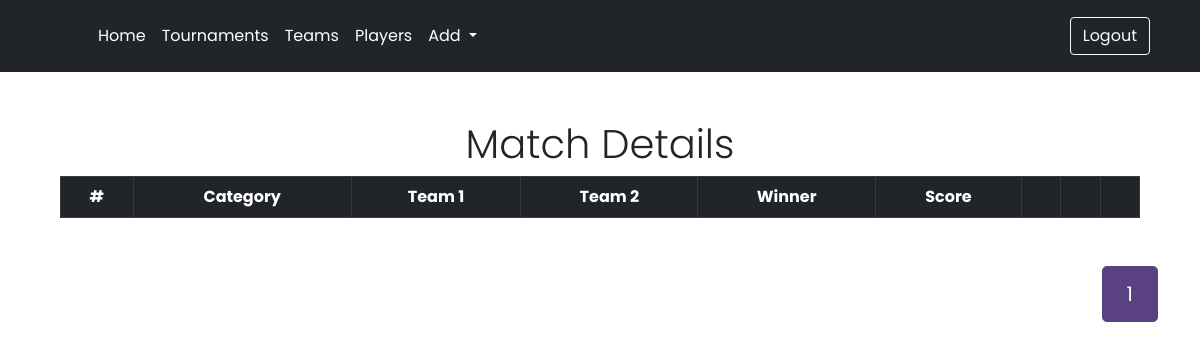
Page /match/details/1 (signed in) on the earlier database version.
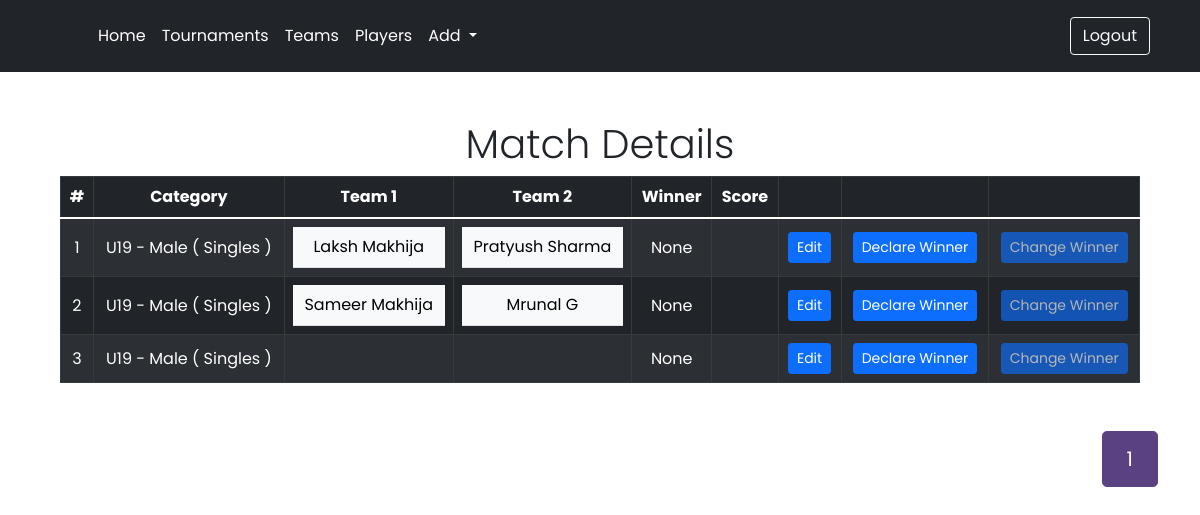
Same page on the later database version.
### TournamentTracker/models.py (models this page shows, shortened)
class Match(models.Model):
    contestants = (('Team1', 'Team1'), ('Team2', 'Team2'))
    tournament = models.ForeignKey(Tournament, on_delete=models.CASCADE, null=False, blank=False, related_name="tournament_matches")
    category = models.ForeignKey(Category, on_delete=models.CASCADE, null=False, blank=False, related_name="category_matches")
    team1 = models.ForeignKey(Team, on_delete=models.CASCADE, blank = True, null=True, related_name="team1_match")
    team2 = models.ForeignKey(Team, on_delete=models.CASCADE, blank = True, null=True, related_name="team2_match")
    winner = models.ForeignKey(Team, on_delete=models.CASCADE, default="", blank = True, null=True,related_name="match_winner")
    score = models.CharField(max_length=32, default="", null=True, blank=True)
    match_number = models.PositiveSmallIntegerField(null=False, blank=False, default=1)

class Category(models.Model):
    gender_choices = (('Female', 'Female'), ('Male', 'Male'))
    age = models.PositiveIntegerField(default=0, null=False, blank=False)
    gender = models.CharField(max_length=6, default="", choices=gender_choices, null=False, blank=False)
    event = models.ForeignKey(EventType, on_delete=models.CASCADE, blank = True, null=True)
    def __str__(self):
        return "U" + str(self.age) + " - " + self.gender + " ( " + self.event.name + " )"

class EventType(models.Model):
    name = models.CharField(max_length=255, null=False, blank=False, default="")
    image = models.ImageField(null=True, blank=True, default="")
    class Meta:
        	ordering = ('name',)

class Player(models.Model):
    first_name = models.CharField(max_length=100, null=False, blank=False, default="")
    last_name = models.CharField(max_length=100, null=False, blank=False, default="")
    def __str__(self):
        return self.first_name + " " + self.last_name

### TournamentTracker/views.py (the view)
# urls.py: path('match/details/<int:tournament_id>', login_required(views.MatchDetails.as_view()), name="details_match"),
class MatchDetails(generic.ListView):
    model = Match
    template_name = 'Tournament/details.html'
    paginate_by = 20
    extra_context = {
        'inner_template': "Tournament/details/matches.html",
        'title': 'Match',
    }
    def get_queryset(self):
        print(self.kwargs)
        if self.kwargs != {}:
            return Match.objects.filter(tournament = self.kwargs['tournament_id'])
        return Match.objects.all()

### TournamentTracker/templates/Tournament/details.html (shortened to what this page needs)
{% extends "Tournament/layout.html" %} {% block body %}
<div
  class="container-fluid text-center my-5"
  style="padding: 0 5%"
>
  <h1 class="display-6">{{title}} Details</h1>
  <table class="table table-dark table-striped table-bordered">
    {% include inner_template %}
  </table>
</div>
<div class="container-sm">
  <nav aria-label="Page navigation example">
    <ul class="pagination pagination-lg justify-content-end">
      <li class="page-item active">
        <a class="page-link" href="?page={{ page_obj.number }}"
          >{{ page_obj.number }}</a
        >
      </li>
    </ul>
  </nav>
</div>
{% endblock %}

### TournamentTracker/templates/Tournament/details/matches.html
<thead>
  <tr>
    <th scope="col">#</th>
    <th>Category</th>
    <th>Team 1</th>
    <th>Team 2</th>
    <th>Winner</th>
    <th>Score</th>
    <th></th>
    <th></th>
    <th></th>
  </tr>
</thead>
<tbody class="align-middle">
  {% for object in object_list %}
  <tr>
    <td>{{forloop.counter}}</td>
    <td>{{object.category}}</td>
    <td>
      <table class="table mb-0 table-light player-list-table">
        <tbody>
          {% for player in object.team1.players.all %}
          <tr>
            <td class="player-list">{{player}}</td>
          </tr>
          {% endfor %}
        </tbody>
      </table>
    </td>
    <td>
      <table class="table mb-0 table-light player-list-table">
        <tbody>
          {% for player in object.team2.players.all %}
          <tr>
            <td class="player-list">{{player}}</td>
          </tr>
          {% endfor %}
        </tbody>
      </table>
    </td>
    <td>{{object.winner}}</td>
    <td>{{object.score}}</td>
    <td>
      <a
        type="button"
        class="btn btn-primary btn-sm"
        href="{% url 'edit_match' object.id %}"
        >Edit</a
      >
    </td>
    <td>
      {% if object.winner %}
      <button class="btn btn-primary btn-sm" disabled>Declare Winner</button>
      {% else %}
      <a
        type="button"
        class="btn btn-primary btn-sm"
        href="{% url 'declare_match_winner' object.id %}"
        >Declare Winner</a
      >
      {% endif %}
    </td>
    <td>
      {% if object.winner %}
      <a
        type="button"
        class="btn btn-primary btn-sm"
        href="{% url 'edit_match_winner' object.id %}"
        >Change Winner</a
      >
      {% else %}
      <button class="btn btn-primary btn-sm" disabled>Change Winner</button>
      {% endif %}
    </td>
  </tr>
  {% endfor %}
</tbody>

Differences in the rows shown:
added Match: category "U19 - Male ( Singles )", winner "None", shows "Declare Winner", shows "Change Winner"
now on this page (row unchanged): Player: first_name+last_name "Laksh Makhija", shown under "U19 - Male ( Singles )"
now on this page (row unchanged): Player: first_name+last_name "Pratyush Sharma", shown under "U19 - Male ( Singles )"
added Match: category "U19 - Male ( Singles )", winner "None", shows "Declare Winner", shows "Change Winner"
now on this page (row unchanged): Player: first_name+last_name "Sameer Makhija", shown under "U19 - Male ( Singles )"
now on this page (row unchanged): Player: first_name+last_name "Mrunal G", shown under "U19 - Male ( Singles )"
added Match: category "U19 - Male ( Singles )", winner "None", shows "Declare Winner", shows "Change Winner"
